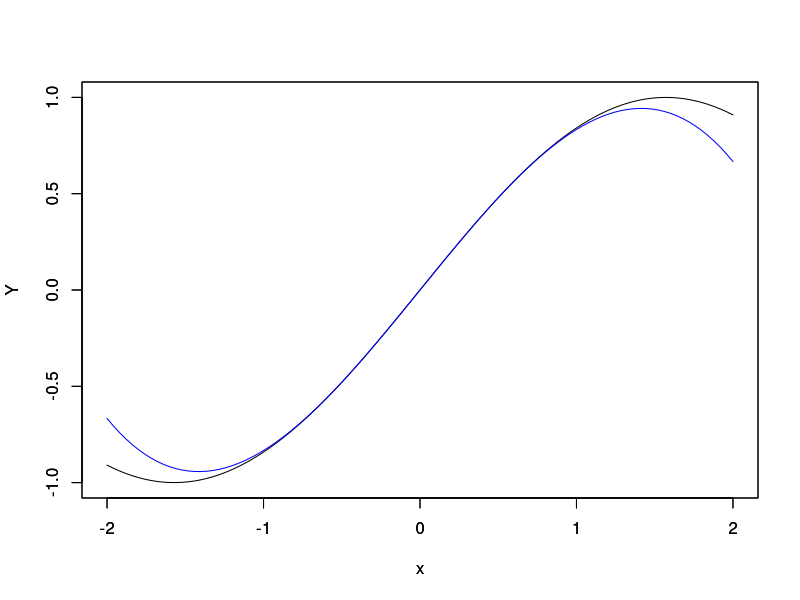
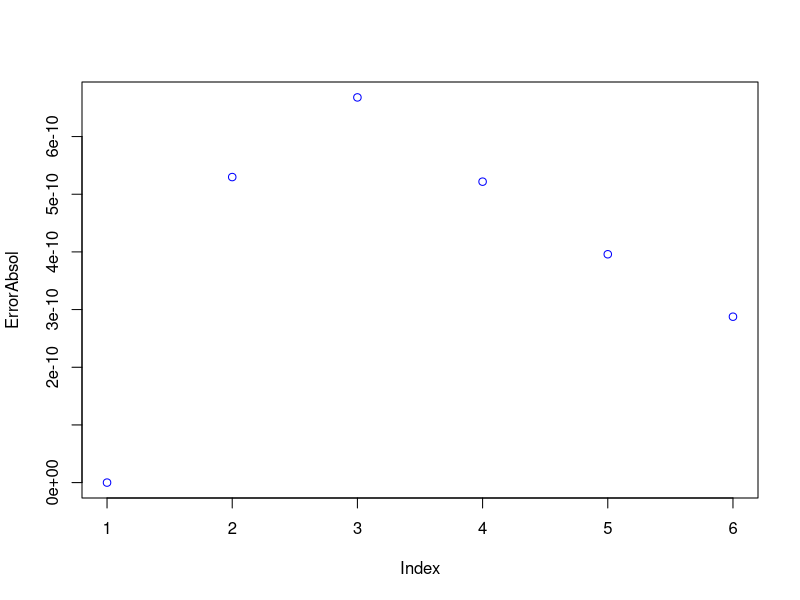
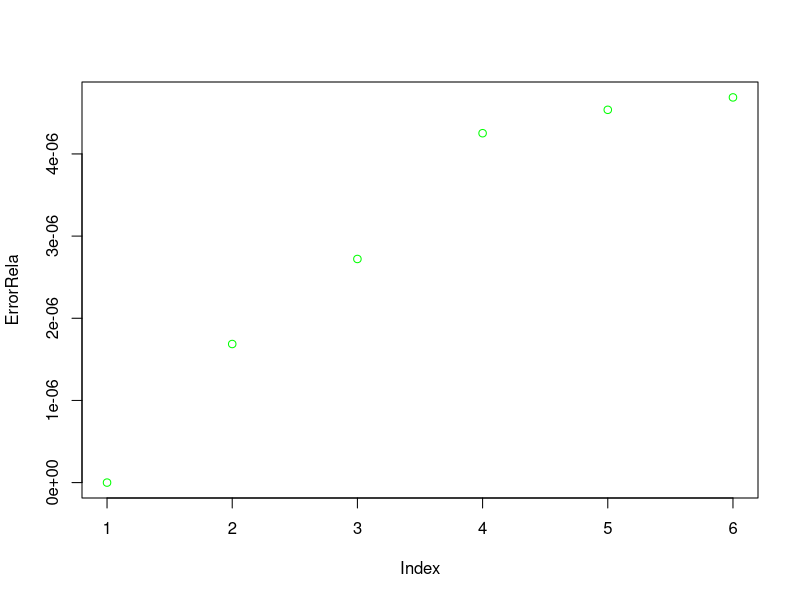

Here is the R script that generated these plots, in order:
f <- function(x) sin(x)
g <- function(x) cos(x)
grad = 3

x <- c(NULL)
y <- c(NULL)
sol = (2*(pi/64))/(grad-1)
cont1 = 1
cont2 = 1


while (length(x)<grad){
  if (length(x) == 0 ){
    x[cont1]= -pi/64;
    cont1 = cont1 +1
  }
  x[cont1] = (x[cont1-1]+ (sol))
  cont1 = cont1+1
}

while (cont2 < grad+1 ){
  y[cont2]= f(x[cont2])
  cont2 = cont2+1

  }

y[cont2] = g(pi/64)
operaciones = cont1 + cont2

coefi = rbind(c(1,x[1],(x[1])^2,(x[1])^3),
          c(1,x[2],(x[2])^2,(x[2])^3),
          c(1,x[3],(x[3])^2,(x[3])^3),
          c(0,1,2*(pi/64),3*(pi/64)^2)
)


val=solve(coefi,y)
poli <- function(x) val[1]+(val[2]*x)+(val[3]*x^2)+(val[4]*x^3)
plot(f,xlim = c(-2,2), ylim=c(-1,1),ylab = "Y" )
par(new = TRUE)
plot(poli,xlim = c(-2,2),col= "blue",ylim=c(-1,1),ylab = "Y")


absol <- function (puntos) abs((f(puntos)- poli(puntos)))

relat <- function (puntos) (absol(puntos) / poli(puntos))*100

ErrorAbsol <- c(absol(pi/64), absol(pi/100),absol(pi/128),absol(pi/256),absol(pi/360),absol(pi/512))
plot(ErrorAbsol,col= "blue")

ErrorRela <- c(relat(pi/64),relat(pi/100),relat(pi/128),relat(pi/256),relat(pi/360),relat(pi/512))
plot(ErrorRela,col = "green")
